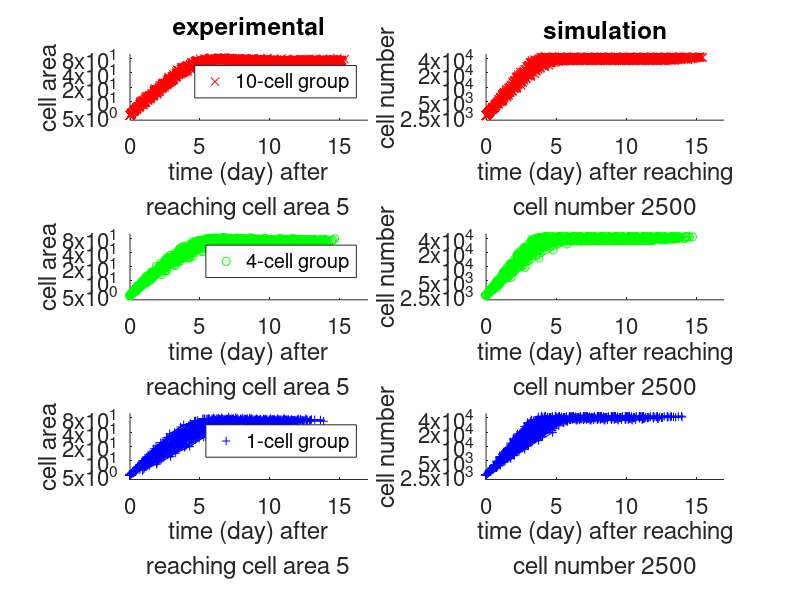
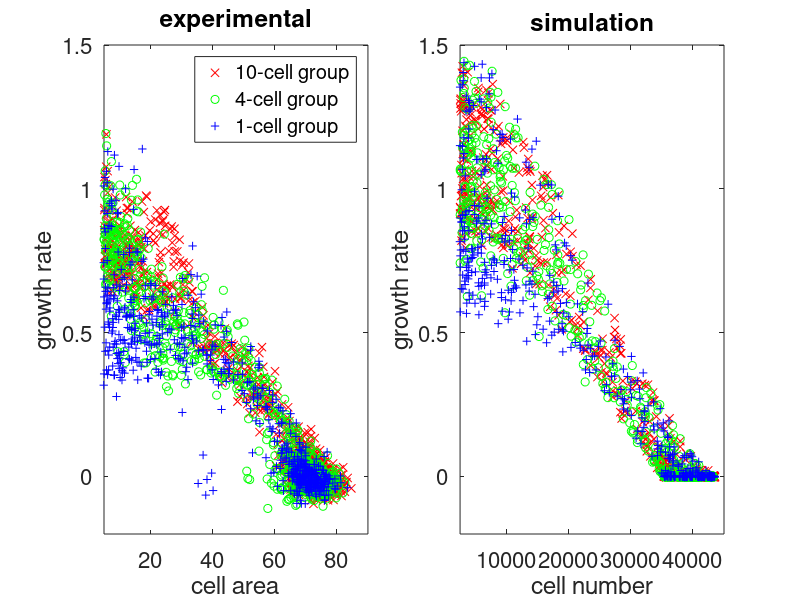
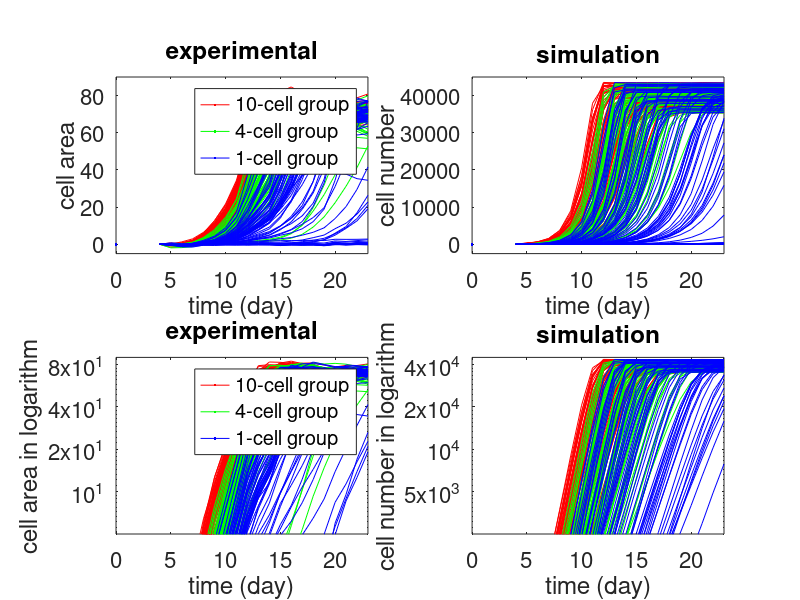

These charts were generated, in order, by the following MATLAB code:

clear all
close all

load D10.dat
load D4.dat
load D1.dat
load A.dat

for i=1:80
    for j=1:22
        R10(i,j)=D10(i,j*2-1);
        S10(i,j)=D10(i,j*2+1)/D10(i,j*2-1)-1;
        R4(i,j)=D4(i,j*2-1);
        S4(i,j)=D4(i,j*2+1)/D4(i,j*2-1)-1;
        R1(i,j)=D1(i,j*2-1);
        S1(i,j)=D1(i,j*2+1)/D1(i,j*2-1)-1;
    end
end

for i=1:80
    for j=1:23
        T10(i,j)=D10(i,j*2-1);
        T4(i,j)=D4(i,j*2-1);       
        T1(i,j)=D1(i,j*2-1);        
    end
end

P=A(:,1:19);
Q=(A(:,2:20)-A(:,1:19))./A(:,1:19);


%%% draw the plot for growth starting from 5 area units
figure(1)
set(gcf, 'Position',  [100, 30, 1100, 1000])
subplot(3,2,1);

R=A(1:80,:);
axis([0 17 4 100])
hold on
plot(0,0,'rx')
for i=1:80
    for j=2:20
        if R(i,j)>5
            t=log(5/R(i,j-1))/log(R(i,j)/R(i,j-1));
            subplot(3,2,1);
            plot(0,5,'rx-',1-t+(0:20-j),R(i,j:20),'rx-');
            set(gca, 'YScale', 'log');
            yticks([5 10 20 40 80]);
            break;
        end
    end
end
title('experimental')
xlabel({'time (day) after'; 'reaching cell area 5'},'FontSize',36)
ylabel('cell area')
h_legend=legend('10-cell group');
set(h_legend,'FontSize',16);
set(gca,'FontSize',16);
hold off

subplot(3,2,3);
G=A(81:160,:);
axis([0 17 4 100])
hold on
plot(0,0,'go')
for i=1:80
    for j=1:20
        if G(i,j)>5
            t=log(5/G(i,j-1))/log(G(i,j)/G(i,j-1));
            subplot(3,2,3);
            plot(0,5,'go-',1-t+(0:20-j),G(i,j:20),'go-');
            set(gca, 'YScale', 'log');
            yticks([5 10 20 40 80]);
            break;
        end
    end
end
xlabel({'time (day) after'; 'reaching cell area 5'},'FontSize',36)
ylabel('cell area')
h_legend=legend('4-cell group');
set(h_legend,'FontSize',16);
set(gca,'FontSize',16);
hold off

B=A(161:240,:);
subplot(3,2,5);
axis([0 17 4 100])
hold on
plot(0,0,'b+')
for i=1:80
    for j=1:20
        if B(i,j)>5
            t=log(5/B(i,j-1))/log(B(i,j)/B(i,j-1));
            subplot(3,2,5);
            plot(0,5,'b+-',1-t+(0:20-j),B(i,j:20),'b+-');
            set(gca, 'YScale', 'log');
            yticks([5 10 20 40 80]);
            break;
        end
    end
end  
xlabel({'time (day) after'; 'reaching cell area 5'},'FontSize',36)
ylabel('cell area')
h_legend=legend('1-cell group');
set(h_legend,'FontSize',16);
set(gca,'FontSize',16);
hold off

subplot(3,2,2);
axis([0 17 2000 50000])
hold on
for i=1:80
    for j=2:23
        if T10(i,j)>2500
            t=log(2500/T10(i,j-1))/log(T10(i,j)/T10(i,j-1));
            subplot(3,2,2);
            plot(0,2500,'rx-',1-t+(0:23-j),T10(i,j:23),'rx-');
            set(gca, 'YScale', 'log');
            yticks([2500 5000 10000 20000 40000]);
            break;
        end
    end
end
title('simulation')
xlabel({'time (day) after reaching'; 'cell number 2500'},'FontSize',36)
ylabel('cell number')
set(gca,'FontSize',16);
hold off

subplot(3,2,4);
axis([0 17 2000 50000])
hold on
for i=1:80
    for j=2:23
        if T4(i,j)>2500
            t=log(2500/T4(i,j-1))/log(T4(i,j)/T4(i,j-1));
            subplot(3,2,4);
            plot(0,2500,'go-',1-t+(0:23-j),T4(i,j:23),'go-');
            set(gca, 'YScale', 'log');
            yticks([2500 5000 10000 20000 40000]);
            break;
        end
    end
end
xlabel({'time (day) after reaching'; 'cell number 2500'},'FontSize',36)
ylabel('cell number')
set(gca,'FontSize',16);
hold off

subplot(3,2,6);
axis([0 17 2000 50000])
hold on
for i=1:80
    for j=2:23
        if T1(i,j)>2500
            t=log(2500/T1(i,j-1))/log(T1(i,j)/T1(i,j-1));
            subplot(3,2,6);
            plot(0,2500,'b+-',1-t+(0:23-j),T1(i,j:23),'b+-');
            set(gca, 'YScale', 'log');
            yticks([2500 5000 10000 20000 40000]);
            break;
        end
    end
end
xlabel({'time (day) after reaching'; 'cell number 2500'},'FontSize',36)
ylabel('cell number')
set(gca,'FontSize',16);
hold off


%%%%%%%%%%%% growth rate vs area
figure(2)
set(gcf, 'Position',  [100, 100, 1100, 450])
subplot(1,2,1)
plot(0,0,'rx',0,0,'go',0,0,'b+',P(1:80,:),Q(1:80,:),'rx',...
    P(81:160,:),Q(81:160,:),'go',P(161:240,:),Q(161:240,:),'b+')

title('experimental')
xlabel('cell area')
ylabel('growth rate')
axis([5 90 -0.2 1.5])
h_legend=legend('10-cell group','4-cell group','1-cell group');
set(h_legend,'FontSize',16);
set(gca,'FontSize',16)

subplot(1,2,2)
plot(0,0,'rx',0,0,'go',0,0,'b+',R10,S10,'rx',R4,S4,'go',R1,S1,'b+')
title('simulation')
xlabel('cell number')
ylabel('growth rate')
axis([2500 45000 -0.2 1.5])
set(gca,'FontSize',16)

% subplot(2,2,3)
% U=csvread('grwithsd.csv');
% hold on
% plot(0,0,'r',0,0,'b');
% errorbar(U(:,1)+0.4,U(:,2),U(:,3),'r')
% errorbar(U(:,1),U(:,4),U(:,5),'b')
% xlabel('cell area')
% ylabel('growth rate')
% axis([5 80 -0.1 1.5])
% h_legend=legend('10-cell group','1-cell group');
% set(h_legend,'FontSize',16);
% set(gca,'FontSize',16)
% 
% for i=1:13
%     n1=i*2500;
%     n2=n1+2500;
%     clear K10 K1
%     c=1;
%     d=1;
%     for j=1:80
%         for k=1:22
%             if T10(j,k)>n1 && T10(j,k)<n2
%                 K10(c)=T10(j,k+1)/T10(j,k)-1;
%                 c=c+1;
%             end
%             if T1(j,k)>n1 && T1(j,k)<n2
%                 K1(d)=T1(j,k+1)/T1(j,k)-1;
%                 d=d+1;
%             end
%         end
%     end
%     M10(i)=mean(K10);
%     SD10(i)=std(K10);
%     M1(i)=mean(K1);
%     SD1(i)=std(K1);
% end
% 
% he=3750:2500:33750;
% he2=he+200;
% 
% subplot(2,2,4)
% hold on
% plot(0,0,'r',0,0,'b');
% errorbar(he2,M10,SD10,'r')
% errorbar(he,M1,SD1,'b')
% axis([2500 40000 -0.1 1.5])
% xlabel('cell number')
% ylabel('growth rate')
% set(gca,'FontSize',16)


%%%%%%%%%%%%% growth curve
figure(3)
set(gcf, 'Position',  [100, 100, 1100, 850])
subplot(2,2,1)
plot(0,0,'r',0,0,'g',0,0,'b',4:23,A(1:80,:)','r',4:23,A(81:160,:)',...
    'g',4:23,A(161:240,:)','b')
title('experimental')
xlabel('time (day)')
ylabel('cell area')
axis([0 23 -5 90])
h_legend=legend('10-cell group','4-cell group','1-cell group');
set(h_legend,'FontSize',14);
set(gca,'FontSize',16)

subplot(2,2,2)
plot(0,0,'r',0,0,'g',0,0,'b',4:23,T10(:,4:23),'r',4:23,T4(:,4:23),'g',...
    4:23,T1(:,4:23),'b');
title('simulation')
xlabel('time (day)')
ylabel('cell number')
axis([0 23 -2500 45000])
set(gca,'FontSize',16)

subplot(2,2,3)
semilogy(0,0,'r',0,0,'g',0,0,'b',4:23,A(1:80,:)','r',4:23,A(81:160,:)',...
    'g',4:23,A(161:240,:)','b')
title('experimental')
xlabel('time (day)')
ylabel('cell area in logarithm')
axis([0 23 5 90])
h_legend=legend('10-cell group','4-cell group','1-cell group');
set(h_legend,'FontSize',14);
set(gca,'FontSize',16)
yticks([10 20 40 80])

subplot(2,2,4)
semilogy(0,0,'r',0,0,'g',0,0,'b',4:23,T10(:,4:23),'r',4:23,T4(:,4:23),'g',...
    4:23,T1(:,4:23),'b');
title('simulation')
xlabel('time (day)')
ylabel('cell number in logarithm')
axis([0 23 2500 45000])
set(gca,'FontSize',16)
yticks([5000 10000 20000 40000])


%%%%%%%%%%%%%% extra
% figure(4)
% set(gcf, 'Position',  [100, 100, 1300, 500])
% subplot(1,2,1);
% 
% R=A(1:80,:);
% axis([0 17 4 100])
% hold on
% plot(0,0,'rx',0,0,'go',0,0,'b+')
% for i=1:80
%     for j=2:20
%         if R(i,j)>5
%             t=log(5/R(i,j-1))/log(R(i,j)/R(i,j-1));
%             %subplot(2,1,1);
%             plot(0,5,'rx-',1-t+(0:20-j),R(i,j:20),'rx-');
%             set(gca, 'YScale', 'log');
%             yticks([5 10 20 40 80]);
%             break;
%         end
%     end
% end
% %title('experimental')
% xlabel({'time (day) after'; 'reaching cell area 5'},'FontSize',36)
% ylabel('cell area')
% %h_legend=legend('10-cell group','4-cell group','1-cell group');
% %set(h_legend,'FontSize',16);
% set(gca,'FontSize',16);
% hold off
% 
% 
% 
% B=A(161:240,:);
% subplot(1,2,2);
% axis([0 17 4 100])
% hold on
% for i=1:80
%     for j=1:20
%         if B(i,j)>5
%             t=log(5/B(i,j-1))/log(B(i,j)/B(i,j-1));
%             %subplot(3,2,5);
%             plot(0,5,'b+-',1-t+(0:20-j),B(i,j:20),'b+-');
%             set(gca, 'YScale', 'log');
%             yticks([5 10 20 40 80]);
%             break;
%         end
%     end
% end  
% xlabel({'time (day) after'; 'reaching cell area 5'},'FontSize',36)
% ylabel('cell area')
% set(gca,'FontSize',16);
% hold off